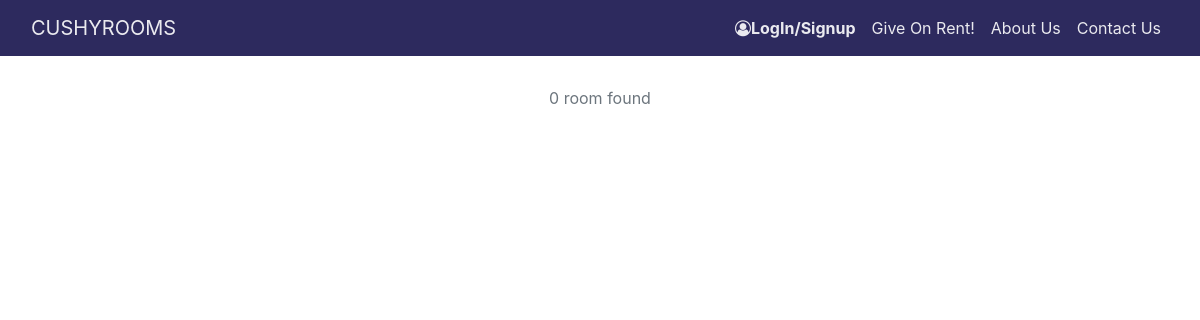
Page /Pgs/ on the earlier database version.
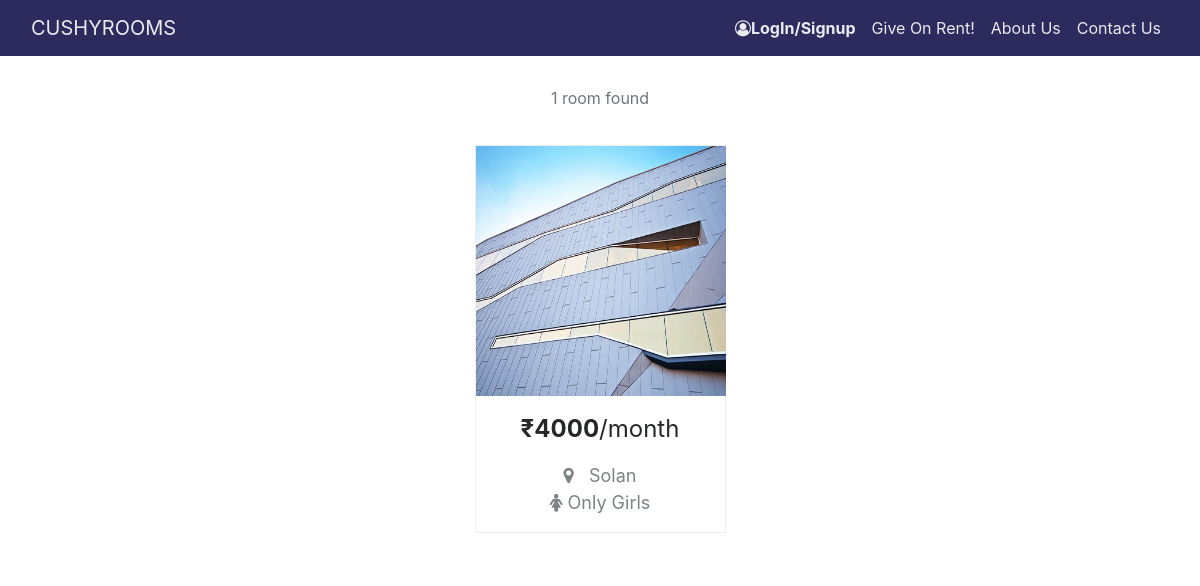
Same page on the later database version.
### main/models.py (models this page shows, shortened)
class ImagesPG(models.Model):
    user = models.ForeignKey(RentingPGUser, default=None, on_delete=models.CASCADE)
    image = models.ImageField(upload_to=user_directory_path_pg, verbose_name='ImagePG')

class RentingPGUser(models.Model):
    user_profile = models.ForeignKey(Profile, on_delete=models.CASCADE, null=True)
    occupants_per_room = models.IntegerField()
    price = models.CharField(max_length=50, default='')
    locality = models.ForeignKey(Location, on_delete=models.DO_NOTHING,  primary_key=False, null=True,default='')
    attached_bathroom = models.CharField(max_length=3, choices=y_n_choices, default='no')
    food_included = models.CharField(max_length=15, choices=y_n_choices, default='no')
    drive_in = models.CharField(max_length=3, choices=y_n_choices, default='no')
    parking = models.CharField(max_length=3, choices=y_n_choices, default='no')
    water_bill_included = models.CharField(max_length=3, choices=y_n_choices, default='no')
    electricity_bill_included = models.CharField(max_length=3, choices=y_n_choices, default='no')
    preferred_customer = models.CharField(max_length=50, choices=[('Working Preferred', 'Working Preferred'),
                                                                  ('Student Preferred', 'Student Preferred'),
                                        ('no ', 'No Preference ')], default='no')
    gender_preference = models.CharField(max_length=50, choices=[('Only Girls', 'Only Girls'),
                                                                 ('Only Boys', 'Only Boys'),
                                                        ], default='')
    preferred_contact_time = models.CharField(max_length=50, default='')
    alternate_contact_number = models.CharField(max_length=10, default='', blank=True)
    any_other = models.TextField(max_length=100, blank=True, default='')
    timings = models.CharField(max_length=50, blank=True, default='')
    created_at = models.DateTimeField(default=now, blank=True)
    updated_at = models.DateTimeField(default=now, blank=True)
    approved = models.BooleanField(default=False)

class Location(models.Model):
    location = models.CharField(max_length=30, null = True, default='')
    def __str__(self):
        return str(self.location)

### main/views.py (the view)
# urls.py: path('Pgs/', views.allpgs, name='all_pgs'),
def allpgs(request):
    rooms = RentingPGUser.objects.filter(approved=True)
    return render(request, 'all_pgs.html', {'rooms': rooms})

### main/templates/all_pgs.html (shortened to what this page needs)
{% extends 'base.html' %}
{% load static %}
{% block stylesheet %}
	<link rel="stylesheet" href="{% static 'assets/fonts/font-awesome.min.css' %}">
    <link rel="stylesheet" href="{% static 'assets/css/Projects-Clean-1.css' %}">
    <link rel="stylesheet" href="{% static 'assets/css/Projects-Clean.css' %}">
    <link rel="stylesheet" href="{% static 'assets/css/AllRoom/styles.css' %}">
{% endblock %}
{% load static %}
{% block body %}
    <p class="text-center text-secondary" style="padding-bottom:10px;"> {{rooms.count }} room{%if rooms.count > 1 %}s{% endif %} found </p>
    <div class="projects-clean">
        <div class="container align-items-center align-content-center align-self-center">
            <div class="row justify-content-center projects"
            style="margin-left:0px;padding-bottom:0px;margin-right:0px;">
                {% for room in rooms %}
                {%  for images in room.imagespg_set.all %}
                    {% if forloop.counter == 1 %}
                    <div class="col-sm-6 col-lg-4 item" onclick="location.href='{% url "pg_detail" room.id images.id %}'"
                        style="height:auto;width:auto;padding-top:0px;padding-right:0px;padding-left:0px;padding-bottom:0px;
                            max-width:251px;margin:25px;margin-right:25px;margin-left:25px;min-width:auto;margin-top:25 px;
                            margin-bottom:25px;min-height:auto;">
                        <img class="img-fluid"
                        style="height:auto;width:auto;max-height:250px;min-width:250px;min-height:250px;max-width:250px;"
                        src="{{ images.image.url }}"  >
                        <p class="description" style="color:rgb(38,39,39);font-size:24px;"><strong>₹{{ room.price }}</strong>/month</p>
                        <p class="description"><i class="fa fa-map-marker"></i>&nbsp; &nbsp;{{room.locality}}</p>
                        {% if room.gender_preference == "Only Girls" %}
                        <p style="font-size:18px;"><i class="fa fa-female"></i>&nbsp;{{ room.gender_preference}}</p>
				        {% elif room.gender_preference == "Only Boys" %}
                        <p style="font-size:18px;"><i class="fa fa-male"></i>&nbsp;{{ room.gender_preference }}</p>
				        {% endif %}
                    </div>
                    {% endif %}
                    {% endfor %}
                {% endfor %}
            </div>
        </div>
    </div>
{% endblock %}

Differences in the rows shown:
added RentingPGUser: price "4000", locality "Solan", gender_preference "Only Girls"
added ImagesPG: image (picture)
Other differences:
{{ rooms.count }}: "0" → "1"
